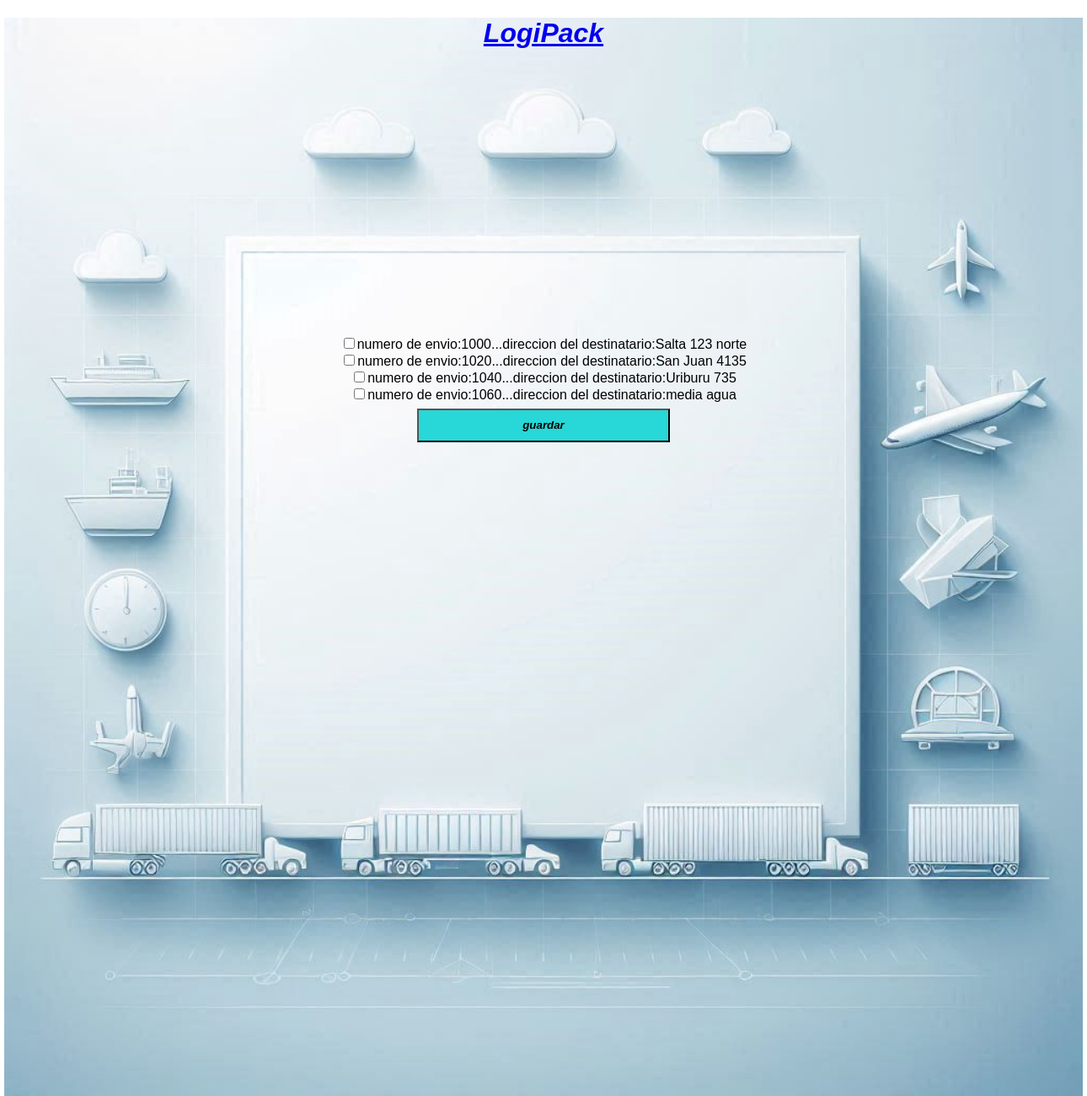
The page /salida_transporte/1 on the database as committed earlier.
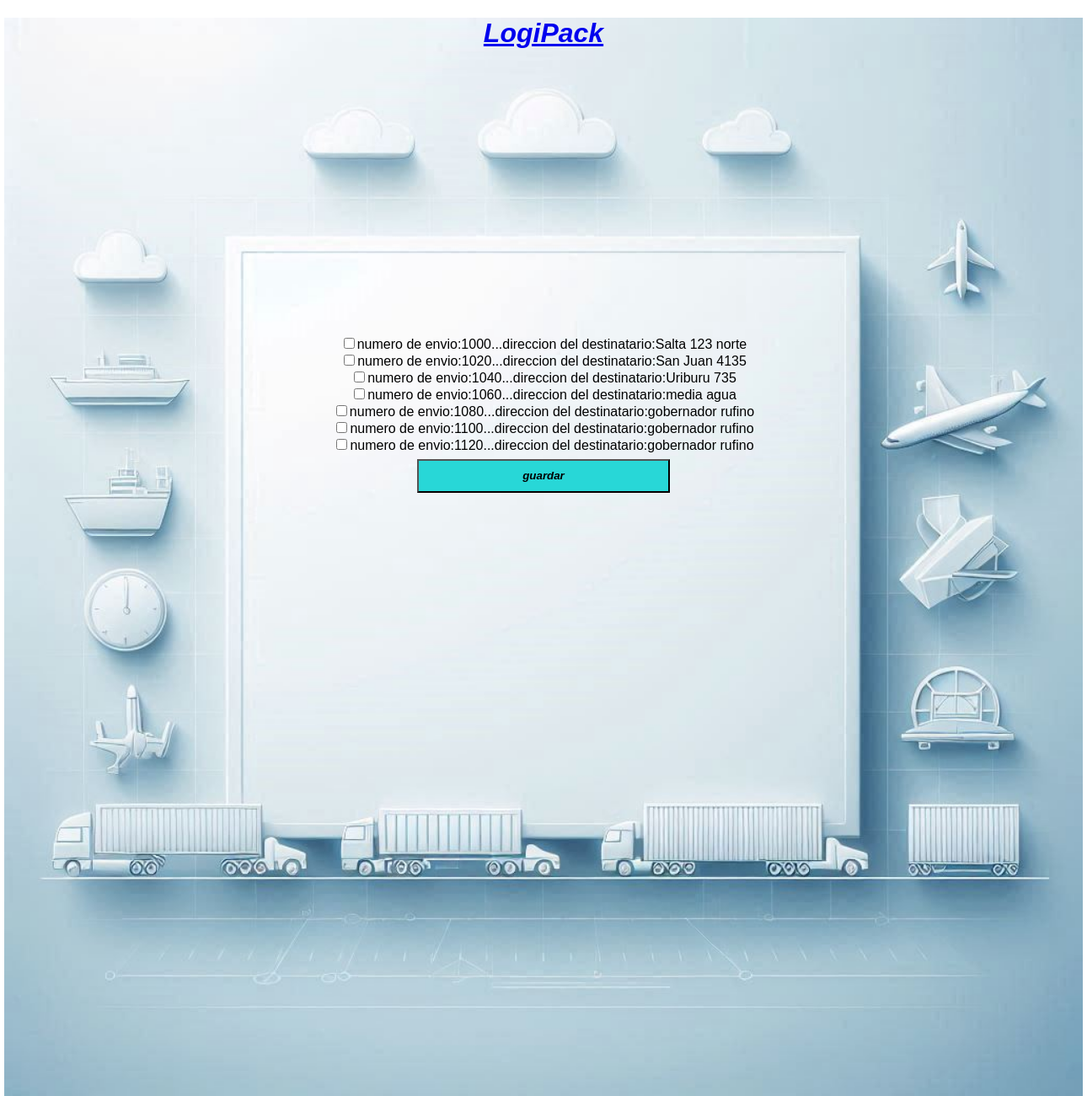
The same page on the database as committed later.
### models.py (models this page shows)
class paquete(db.Model):
    __tablename__="paquete"
    id=db.Column(db.Integer,primary_key=True)
    numeroenvio=db.Column(db.Integer,nullable=False,unique=True)
    peso=db.Column(db.Integer,nullable=False)
    nomdestinatario=db.Column(db.String,nullable=False)
    dirdestinatario=db.Column(db.String,nullable=False)
    entregado=db.Column(db.Boolean,nullable=False)
    observaciones=db.Column(db.String)
    idsucursal=db.Column(db.Integer,db.ForeignKey("sucursal.id"))
    idtransporte=db.Column(db.Integer,db.ForeignKey("transporte.id"))
    idrepartidor=db.Column(db.Integer,db.ForeignKey("repartidor.id"))

### app.py (the view)
@app.route("/salida_transporte/<int:id>",methods=['GET','POST'])
def salida_transporte(id):
    sucursal_destino=sucursal.query.get(id)
    session["sucursal_destino"]=sucursal_destino.id
    paquetes = paquete.query.filter(paquete.entregado ==False, paquete.idrepartidor == 0).all()
    if request.method=='POST':
        try:
            xpaquetes=request.form.getlist('xpaquetes')
            assert xpaquetes!=None,"no selecciono una opcion"
            ultimo_transporte = transporte.query.order_by(transporte.id.desc()).first()
            xnum=ultimo_transporte.id+1
            fecha=str(datetime.now())
            xtransporte=transporte(numerotransporte=xnum, fechahorasalida=fecha, idsucursal=session['sucursal_destino'])
            for xid in xpaquetes:
                xpaquete=paquete.query.get(xid)
                xpaquete.idtransporte=xtransporte.id
            db.session.add(xtransporte)
            db.session.commit()
            return render_template("registrado_exitosamente.html")
        except AssertionError:
            return render_template("error.html",error="necesita seleccionar una opcion")
        except KeyError:
            return render_template("error.html",error="necesita seleccionar una opcion")
    else:
        return render_template("salida_transporte.html",paquetes=paquetes,id=sucursal_destino.id)

### templates/salida_transporte.html (shortened to what this page needs)
{% extends "base_template.html" %}
{% block content %}
    <div id="central">
        <form method="post" action="{{url_for('salida_transporte',id=id)}}">
            {% for paquete in paquetes %}
                <input type="checkbox" id='xpaquetes' name='xpaquetes' value="{{paquete.id}}">numero de envio:{{paquete.numeroenvio}}...direccion del destinatario:{{paquete.dirdestinatario}}<br>
            {% endfor %}
            <button type="submit">guardar</button>
        </form>
    </div>
{%endblock%}

### templates/base_template.html (shortened to what this page needs)
<!DOCTYPE html>
<html lang="es">
    <head>
        <link rel="stylesheet" href="{{ url_for('static',filename='CSS/estilos.css') }}"/>
    </head>
    <body>
        <div id="main">
            <header>
                <div id="titulo">
                    <h1 id="titulo"><a href="{{ url_for('inicio') }}">LogiPack</a></h1>
                </div>
            </header>
            <br>
            {% block content %}{% endblock %}
        </div>
    </body>
</html>

### static/CSS/estilos.css (style rules this page uses)
body { margin: 0; padding: 0; font-family: "Noto SansJP", sans-serif, Arial; }
div { margin: 0 auto; text-align: center; }
#main { background-image: url(/static/imagenes/bg.jpg); background-size: contain; width: 80em; height: 80rem; }
#titulo { color:black; font-style: italic; font-weight: bold; font-family:Impact, Haettenschweiler, 'Arial Narrow Bold', sans-serif; text-size-adjust: 300px; }
button { margin: 7px; height: 40px; width: 300px; font-style: italic; font-weight: bold; background: rgb(40, 215, 215); }
#central { padding-top: 300px; }
input { background: #11b9df; }
a { height: 70px; }

Rows that differ between the two databases and show on the page:
added paquete: numeroenvio "1080", dirdestinatario "gobernador rufino"
added paquete: numeroenvio "1100", dirdestinatario "gobernador rufino"
added paquete: numeroenvio "1120", dirdestinatario "gobernador rufino"
